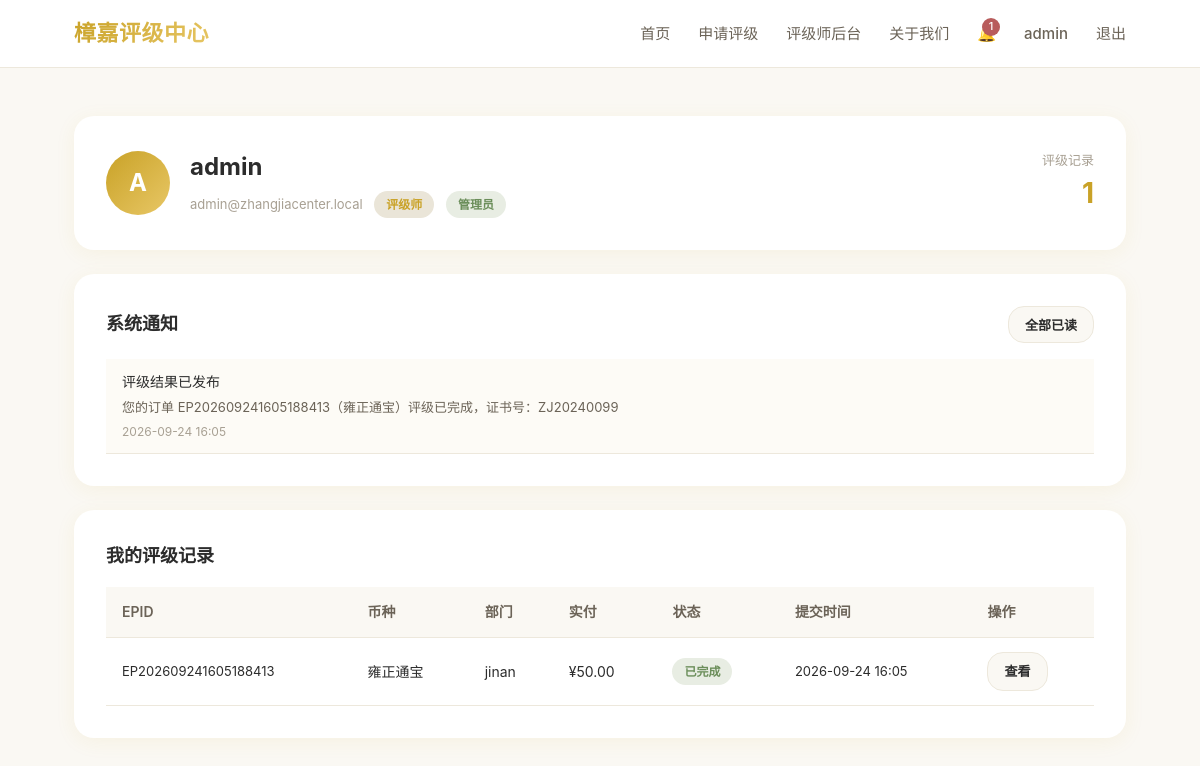
The app's page /center/profile (signed in) with its own data.
### models.py (models this page shows, shortened)
class User(db.Model, UserMixin):
    __tablename__ = 'users'
    id = db.Column(db.Integer, primary_key=True)
    username = db.Column(db.String(64), unique=True, nullable=False, index=True)
    email = db.Column(db.String(120), unique=True, nullable=False, index=True)
    password_hash = db.Column(db.String(256), nullable=False)
    phone = db.Column(db.String(20))
    is_rater = db.Column(db.Integer, default=0)       # 0=普通用户, 1=评级师
    is_admin = db.Column(db.Integer, default=0)        # 0=普通, 1=管理员
    rater_department = db.Column(db.String(64))        # 归属部门 slug
    rater_euid = db.Column(db.String(64))              # EUID-CE 评级师编号
    created_at = db.Column(db.TIMESTAMP, default=datetime.utcnow)
    orders = db.relationship('CertOrder', backref='user', lazy=True)
    @property
    def is_rater_user(self):
        return self.is_rater == 1
    @property
    def is_admin_user(self):
        return self.is_admin == 1

class Notification(db.Model):
    __tablename__ = 'notifications'
    id = db.Column(db.Integer, primary_key=True)
    user_id = db.Column(db.Integer, db.ForeignKey('users.id'), nullable=False)
    title = db.Column(db.String(128), nullable=False)
    content = db.Column(db.Text)
    type = db.Column(db.String(32), default='info')   # info/success/warning/order
    is_read = db.Column(db.Integer, default=0)
    link = db.Column(db.String(256))                  # 点击跳转链接
    created_at = db.Column(db.TIMESTAMP, default=datetime.utcnow)

class CertOrder(db.Model):
    __tablename__ = 'cert_orders'
    id = db.Column(db.Integer, primary_key=True, autoincrement=True)
    order_no = db.Column(db.String(64), unique=True, nullable=False, index=True)  # EPID
    user_id = db.Column(db.Integer, db.ForeignKey('users.id'))
    contact = db.Column(db.String(64), nullable=False)
    coin_name = db.Column(db.String(128), nullable=False)
    coin_era = db.Column(db.String(128))
    coin_desc = db.Column(db.Text)
    coin_images = db.Column(db.Text)        # JSON 数组
    department = db.Column(db.String(64))    # 归属部门 slug
    service_type = db.Column(db.String(16), default='online')   # online / offline
    box_type = db.Column(db.String(16), default='PLA')          # PLA / JIN
    has_guarantee = db.Column(db.Integer, default=0)            # 0=不保真, 1=保真
    base_price = db.Column(db.Float)                             # 下单时原价
    final_price = db.Column(db.Float)                           # 下单时实付
    coupon_code = db.Column(db.String(64))                      # 使用的券码
    status = db.Column(db.String(32), default='pending')
    pay_proof = db.Column(db.String(256))
    cert_no = db.Column(db.String(64))
    cert_result = db.Column(db.Text)        # JSON
    cert_images = db.Column(db.Text)        # JSON
    rater_id = db.Column(db.Integer)
    tracking_no = db.Column(db.String(128))         # 邮寄单号
    return_address = db.Column(db.Text)             # 回寄地址
    created_at = db.Column(db.TIMESTAMP, default=datetime.utcnow)
    updated_at = db.Column(db.TIMESTAMP, default=datetime.utcnow, onupdate=datetime.utcnow)

### center_app.py (the view)
@center_bp.route('/center/profile')
@login_required
def center_profile():
    orders = CertOrder.query.filter_by(user_id=current_user.id).order_by(
        CertOrder.created_at.desc()).limit(20).all()
    notifications = Notification.query.filter_by(user_id=current_user.id).order_by(
        Notification.created_at.desc()).limit(10).all()
    return render_template('center/profile.html', orders=orders, notifications=notifications)

### app.py (called while the page is built)
@login_manager.user_loader
def load_user(user_id):
    return User.query.get(int(user_id))

### templates/center/profile.html (shortened to what this page needs)
{% extends "base_center.html" %}
{% block content %}
<section style="padding:48px 0;">
  <div class="container">
    <div class="card" style="margin-bottom:24px;">
      <div style="display:flex;align-items:center;gap:20px;flex-wrap:wrap;">
        <div style="width:64px;height:64px;border-radius:50%;background:var(--color-primary-gradient);display:flex;align-items:center;justify-content:center;font-size:24px;color:#fff;font-weight:700;">
          {{ current_user.username[0]|upper }}
        </div>
        <div>
          <h2 style="margin-bottom:4px;">{{ current_user.username }}</h2>
          <p style="color:var(--color-text-muted);font-size:13px;">
            {{ current_user.email }}
            {% if current_user.is_rater_user %}
            <span class="badge badge-paid" style="margin-left:8px;">评级师</span>
            {% endif %}
            {% if current_user.is_admin_user %}
            <span class="badge badge-done" style="margin-left:8px;">管理员</span>
            {% endif %}
          </p>
        </div>
        <div style="margin-left:auto;text-align:right;">
          <div style="font-size:13px;color:var(--color-text-muted);">评级记录</div>
          <div style="font-size:28px;font-weight:700;color:var(--color-primary);">{{ orders|length }}</div>
        </div>
      </div>
    </div>
    <div class="card" style="margin-bottom:24px;">
      <div style="display:flex;justify-content:space-between;align-items:center;margin-bottom:16px;">
        <h3 style="font-size:18px;font-weight:600;">系统通知</h3>
        {% if notifications %}
        <button class="btn btn-sm btn-secondary" onclick="readAll()">全部已读</button>
        {% endif %}
      </div>
      {% if notifications %}
      {% for n in notifications %}
      <div class="notification-item {{ 'unread' if not n.is_read }}" data-id="{{ n.id }}" onclick="markRead({{ n.id }}, '{{ n.link }}')" style="cursor:pointer;">
        <div class="notif-title">{{ n.title }}</div>
        <p style="font-size:13px;color:var(--color-text-secondary);margin-bottom:4px;">{{ n.content }}</p>
        <div class="notif-time">{{ n.created_at.strftime('%Y-%m-%d %H:%M') if n.created_at else '' }}</div>
      </div>
      {% endfor %}
      {% else %}
      <p style="color:var(--color-text-muted);text-align:center;padding:20px 0;">暂无通知</p>
      {% endif %}
    </div>
    <div class="card">
      <h3 style="font-size:18px;font-weight:600;margin-bottom:16px;">我的评级记录</h3>
      {% if orders %}
      <table class="table">
        <thead>
          <tr>
            <th>EPID</th>
            <th>币种</th>
            <th>部门</th>
            <th>实付</th>
            <th>状态</th>
            <th>提交时间</th>
            <th>操作</th>
          </tr>
        </thead>
        <tbody>
          {% for o in orders %}
          <tr>
            <td style="font-size:13px;">{{ o.order_no }}</td>
            <td>{{ o.coin_name }}</td>
            <td>{{ o.department or '—' }}</td>
            <td>¥{{ '%.2f'|format(o.final_price or o.base_price or 0) }}</td>
            <td><span class="badge badge-{{ o.status }}">{{ {'pending':'待支付','paid':'已支付','rating':'评级中','done':'已完成','rejected':'已驳回'}.get(o.status, o.status) }}</span></td>
            <td style="font-size:13px;">{{ o.created_at.strftime('%Y-%m-%d %H:%M') if o.created_at else '' }}</td>
            <td><a href="{{ url_for('center.center_query', keyword=o.order_no) }}" class="btn btn-sm btn-secondary">查看</a></td>
          </tr>
          {% endfor %}
        </tbody>
      </table>
      {% else %}
      <div style="text-align:center;padding:40px 0;">
        <div style="font-size:40px;margin-bottom:12px;">📦</div>
        <p style="color:var(--color-text-secondary);">暂无评级记录</p>
        <a href="{{ url_for('center.center_apply') }}" class="btn btn-primary" style="margin-top:16px;">立即申请评级</a>
      </div>
      {% endif %}
    </div>
  </div>
</section>
{% endblock %}

### templates/base_center.html (shortened to what this page needs)
<!DOCTYPE html>
<html lang="zh-CN">
<head>
  <link rel="stylesheet" href="{{ url_for('static', filename='css/style.css') }}">
</head>
<body>
  {% block navbar %}
  <nav class="navbar">
    <div class="navbar-inner">
      <a href="{{ url_for('center.index') }}" class="navbar-brand">樟嘉评级中心</a>
      <div class="navbar-nav">
        <a href="{{ url_for('center.center_index') }}" class="{% if request.endpoint == 'center.center_index' %}active{% endif %}">首页</a>
        <a href="{{ url_for('center.center_apply') }}">申请评级</a>
        {% if current_user.is_authenticated and current_user.is_rater_user %}
        <a href="{{ url_for('center.center_rater') }}">评级师后台</a>
        {% endif %}
        <a href="{{ url_for('center.about') }}">关于我们</a>
        {% if current_user.is_authenticated %}
        <a href="{{ url_for('center.center_profile') }}" style="position:relative;">
          🔔<span id="notifBadge" class="notification-badge" style="display:none;">0</span>
        </a>
        <a href="{{ url_for('center.center_profile') }}">{{ current_user.username }}</a>
        <a href="{{ url_for('center.logout') }}">退出</a>
        {% else %}
        <a href="{{ url_for('center.login') }}">登录</a>
        {% endif %}
      </div>
    </div>
  </nav>
  {% endblock %}
  <main>
    {% block content %}{% endblock %}
  </main>
</body>
</html>

### static/css/style.css (style rules this page uses)
:root { --color-bg: #FAF8F3; --color-card: #FFFFFF; --color-primary: #C9A227; --color-primary-light: #E8C766; --color-primary-gradient: linear-gradient(135deg, #C9A227, #E8C766); --color-text: #2C2C2C; --color-text-secondary: #6B6357; --color-text-muted: #A8A093; --color-border: #EDE8DC; --color-success: #6B8E5A; --color-warning: #C68B45; --color-error: #B85C5C; --radius-sm: 12px; --radius-md: 16px; --radius-lg: 20px; --radius-xl: 28px; --shadow-card: 0 4px 20px rgba(201, 162, 39, 0.08); --shadow-hover: 0 8px 32px rgba(201, 162, 39, 0.14); --shadow-primary: 0 4px 16px rgba(201, 162, 39, 0.25); --transition: all 0.25s ease; }
* { margin: 0; padding: 0; box-sizing: border-box; }
body { font-family: -apple-system, BlinkMacSystemFont, 'Segoe UI', 'PingFang SC', 'Hiragino Sans GB', 'Microsoft YaHei', sans-serif; background-color: var(--color-bg); color: var(--color-text); line-height: 1.6; min-height: 100vh; }
a { color: var(--color-primary); text-decoration: none; transition: var(--transition); }
.container { max-width: 1100px; margin: 0 auto; padding: 0 24px; }
.navbar { background: var(--color-card); border-bottom: 1px solid var(--color-border); padding: 16px 0; position: sticky; top: 0; z-index: 100; backdrop-filter: blur(10px); }
.navbar-inner { display: flex; align-items: center; justify-content: space-between; max-width: 1100px; margin: 0 auto; padding: 0 24px; }
.navbar-brand { font-size: 22px; font-weight: 700; background: var(--color-primary-gradient); -webkit-background-clip: text; -webkit-text-fill-color: transparent; background-clip: text; letter-spacing: 0.5px; }
.navbar-nav { display: flex; gap: 28px; align-items: center; }
.navbar-nav a { color: var(--color-text-secondary); font-size: 15px; font-weight: 500; }
.card { background: var(--color-card); border-radius: var(--radius-lg); box-shadow: var(--shadow-card); padding: 32px; transition: var(--transition); }
.btn { display: inline-flex; align-items: center; justify-content: center; padding: 12px 28px; border-radius: var(--radius-md); font-size: 15px; font-weight: 600; border: none; cursor: pointer; transition: var(--transition); gap: 8px; }
.btn-secondary { background: var(--color-bg); color: var(--color-text); border: 1px solid var(--color-border); }
.btn-sm { padding: 8px 16px; font-size: 13px; }
.badge { display: inline-block; padding: 4px 12px; border-radius: 20px; font-size: 12px; font-weight: 600; }
.badge-paid { background: #EAE5D8; color: var(--color-primary); }
.badge-done { background: #E8EDE3; color: var(--color-success); }
.table { width: 100%; border-collapse: collapse; }
.table th, .table td { padding: 14px 16px; text-align: left; border-bottom: 1px solid var(--color-border); font-size: 14px; }
.table th { background: var(--color-bg); color: var(--color-text-secondary); font-weight: 600; }
.notification-badge { position: absolute; top: -4px; right: -4px; background: var(--color-error); color: #fff; font-size: 11px; min-width: 18px; height: 18px; border-radius: 9px; display: flex; align-items: center; justify-content: center; padding: 0 4px; }
.notification-item { padding: 12px 16px; border-bottom: 1px solid var(--color-border); transition: var(--transition); }
.notification-item.unread { background: rgba(201, 162, 39, 0.04); }
.notification-item .notif-title { font-size: 14px; font-weight: 500; margin-bottom: 4px; }
.notification-item .notif-time { font-size: 12px; color: var(--color-text-muted); }

### records on screen
User: username "admin", username "A", email "admin@zhangjiacenter.local"
Notification: title "评级结果已发布", content "您的订单 EP202609241605188413（雍正通宝）评级已完成，证书号：ZJ20240099", created_at "2026-09-24 16:05"
CertOrder: order_no "EP202609241605188413", coin_name "雍正通宝", department "jinan", final_price+base_price "50.00", status "已完成", created_at "2026-09-24 16:05"

### other values on screen
{{ orders|length }} "1"
